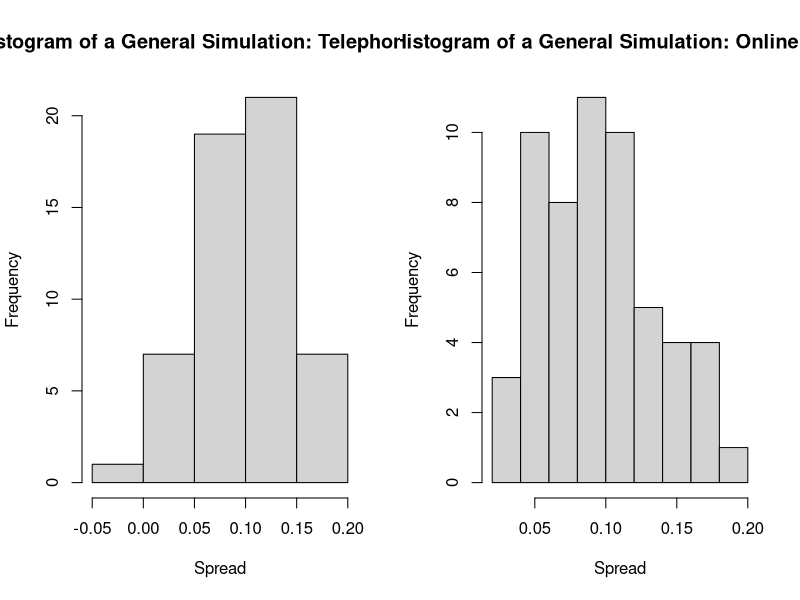

This chart was generated by the following R code: (Note: this script raises an error after producing the figure.)
set.seed(4596)

#creates simulated data 

##Inputs##

#NOS = a list of two integers that give Number Of Surveys for online and telephone (telephone first)
#SS =  a list of numbers (with telephone sample sizes first) of sample sizes of surveys
#TP =  a list of 4 probabilities (telephone probabilities listed first, and first probability of 2 is remain) 
#      being true probabilities a person is remain and leave for each category 

#Output##
#simulateddata = a 3 x length of SS dataframe with a column containing the type of study, 
# the sample sizes and the spread (remain proportions-leave proportions)

simulationfunction <- function(NOS,SS,TP){
  simulateddata <- data.frame(
    poll_type=c(rep("Telephone",NOS[1]),rep("Online",NOS[2])),
    samplesize=SS,
    spread=rep(0,NOS[1]+NOS[2])
  )
  for (i in 1:length(SS)){
    if (i <= NOS[1]){
      simmultinomdata <- rmultinom(1,as.integer(SS[i]),c(TP[1],TP[2],(1-TP[1]-TP[2])))
      remainprop <- simmultinomdata[1]/SS[i]
      leaveprop <- simmultinomdata[2]/SS[i]
      undecidedprop <- simmultinomdata[3]/SS[i]
      spreadprop <- remainprop-leaveprop
      simulateddata[i,3] <- spreadprop
    }else{
      simmultinomdata <- rmultinom(1,as.integer(SS[i]),c(TP[3],TP[4],(1-TP[3]-TP[4])))
      remainprop <- simmultinomdata[1]/SS[i]
      leaveprop <-simmultinomdata[2]/SS[i]
      undecidedprop <- simmultinomdata[3]/SS[i]
      spreadprop <- remainprop-leaveprop
      simulateddata[i,3] <- spreadprop
    }
  }
  return(simulateddata)
}



Averagesimulation <- simulationfunction(c(55,55),as.integer(rnorm(55+55,400,100)),c(0.4,0.3,0.4,0.3))

par(mfrow=c(1,2))
hist(Averagesimulation$spread[1:55],xlab="Spread",main="Histogram of a General Simulation: Telephone Data")
hist(Averagesimulation$spread[55:(55+55)],xlab="Spread",main="Histogram of a General Simulation: Online Data")




#T-test
#performs a 2 sample students t test on the inputed data
ttestfunction <- function(data){
  Onlinedata <- data[which(data$poll_type=="Online"),]
  Telephonedata <- data[which(data$poll_type=="Telephone"),]
  meanOnlinespread <- mean(Onlinedata$spread)
  meanTelephonespread <- mean(Telephonedata$spread)
  varianceOnlinespread <- sd(Onlinedata$spread)^2
  VarianceTelephonespread <- sd(Telephonedata$spread)^2
  ntelephone <- length(Telephonedata$spread)
  nonline <- length(Onlinedata$spread)
  pooledvariance <- ((nonline-1)*varianceOnlinespread+(ntelephone-1)*VarianceTelephonespread)/(nonline+ntelephone-2)
  Teststat <- (meanTelephonespread-meanOnlinespread)/(pooledvariance*sqrt((1/nonline)+(1/ntelephone)))
  pvalue <- pt(Teststat,nonline+ntelephone-2)
  if (pvalue > 0.5){
    pvalue <- 1-pvalue
  }
  pvalue <- 2*pvalue
  if (pvalue <= 0.05){
    return("Reject H0")
  }
  if(pvalue > 0.05){
    return("Accept H0")
  }
}

ttestfunction(simulationfunction(c(55,55),as.integer(rnorm(55+55,400,100)),c(0.4,0.3,0.4,0.3)))


#performs a randomization test on the inputed data
randomizationtestfunction <- function(data,noofrand=1000){
  Onlinedata <- data[which(data$poll_type=="Online"),]
  Telephonedata <- data[which(data$poll_type=="Telephone"),]
  allspreaddata <- data$spread
  ntelephone <- length(Telephonedata$spread)
  nonline <- length(Onlinedata$spread)
  nall <- length(allspreaddata)
  teststatorig <- mean(Telephonedata$spread)-mean(Onlinedata$spread)
  teststats <- rep(0,noofrand+1)
  for (i in 1:noofrand){
    randreorders <- sample(allspreaddata,nall,replace=F)
    randteststat <- mean(randreorders[1:ntelephone])-mean(randreorders[ntelephone+1:nonline])
    teststats[i] <- randteststat
  }
  teststats[noofrand+1] <- teststatorig
  pvalue <- length(teststats[teststats>=teststatorig])/length(teststats)
  if (pvalue>0.5){
    pvalue <- length(teststats[teststats<=teststatorig])/length(teststats)
  }
  pvalue <- 2*pvalue
  if (pvalue <= 0.05){
    return("Reject H0")
  }
  if(pvalue > 0.05){
    return("Accept H0")
  }
}






#The following code calculates the size and power of these tests by simulating data
#from different scenarios (listed below) 

#The first example below is commented and all others follow a similiar structure 

randomizations <- 70

#Large Sample Sizes 

#creates lists to store results of tests
resultsofttests_LargeSampleSizesTrue <- c()
resultsofttests_LargeSampleSizesFalse <- c()
resultsofrandomizationtests_LargeSampleSizesTrue <- c()
resultsofrandomizationtests_LargeSampleSizesFalse <- c()

for (i in 0:randomizations){
  #generates data where probabilites of remain and leave are the same  
  dataH0true <- simulationfunction(c(55,55),as.integer(rnorm(55+55,8000,100)),c(0.4,0.3,0.4,0.3))
  #generates data where probabilites of remain and leave are different 
  dataH0false <- simulationfunction(c(55,55),as.integer(rnorm(55+55,8000,100)),c(0.8,0.1,0.4,0.3))
  #runs the different tests on data and stores results
  resultsofttests_LargeSampleSizesTrue <- c(resultsofttests_LargeSampleSizesTrue,ttestfunction(dataH0true))
  resultsofttests_LargeSampleSizesFalse <- c(resultsofttests_LargeSampleSizesFalse,ttestfunction(dataH0false))
  resultsofrandomizationtests_LargeSampleSizesTrue <- c(resultsofrandomizationtests_LargeSampleSizesTrue,randomizationtestfunction(dataH0true))
  resultsofrandomizationtests_LargeSampleSizesFalse<- c(resultsofrandomizationtests_LargeSampleSizesFalse,randomizationtestfunction(dataH0false))
}

#takes proportions of results of tests to find power and size for different tests
powerofttest_LargeSampleSizes <- length(which(resultsofttests_LargeSampleSizesFalse=="Reject H0"))/length(resultsofttests_LargeSampleSizesFalse)
sizeofttest_LargeSampleSizes <- length(which(resultsofttests_LargeSampleSizesTrue=="Reject H0"))/length(resultsofttests_LargeSampleSizesTrue)
powerofrandomizationtest_LargeSampleSizes <- length(which(resultsofrandomizationtests_LargeSampleSizesFalse=="Reject H0"))/length(resultsofrandomizationtests_LargeSampleSizesFalse)
sizeofrandomizationtest_LargeSampleSizes <- length(which(resultsofrandomizationtests_LargeSampleSizesTrue=="Reject H0"))/length(resultsofrandomizationtests_LargeSampleSizesTrue)


#Small Sample Sizes 
resultsofttests_SmallSampleSizesTrue <- c()
resultsofttests_SmallSampleSizesFalse <- c()
resultsofrandomizationtests_SmallSampleSizesTrue <- c()
resultsofrandomizationtests_SmallSampleSizesFalse <- c()

for (i in 0:randomizations){
  dataH0true <- simulationfunction(c(55,55),as.integer(rnorm(55+55,25,4)),c(0.4,0.3,0.4,0.3))
  dataH0false <- simulationfunction(c(55,55),as.integer(rnorm(55+55,25,4)),c(0.8,0.1,0.4,0.3))
  resultsofttests_SmallSampleSizesTrue <- c(resultsofttests_SmallSampleSizesTrue,ttestfunction(dataH0true))
  resultsofttests_SmallSampleSizesFalse <- c(resultsofttests_SmallSampleSizesFalse,ttestfunction(dataH0false))
  resultsofrandomizationtests_SmallSampleSizesTrue <- c(resultsofrandomizationtests_SmallSampleSizesTrue,randomizationtestfunction(dataH0true))
  resultsofrandomizationtests_SmallSampleSizesFalse<- c(resultsofrandomizationtests_SmallSampleSizesFalse,randomizationtestfunction(dataH0false))
}

powerofttest_SmallSampleSizes <- length(which(resultsofttests_SmallSampleSizesFalse=="Reject H0"))/length(resultsofttests_SmallSampleSizesFalse)
sizeofttest_SmallSampleSizes <- length(which(resultsofttests_SmallSampleSizesTrue=="Reject H0"))/length(resultsofttests_SmallSampleSizesTrue)
powerofrandomizationtest_SmallSampleSizes <- length(which(resultsofrandomizationtests_SmallSampleSizesFalse=="Reject H0"))/length(resultsofrandomizationtests_SmallSampleSizesFalse)
sizeofrandomizationtest_SmallSampleSizes <- length(which(resultsofrandomizationtests_SmallSampleSizesTrue=="Reject H0"))/length(resultsofrandomizationtests_SmallSampleSizesTrue)



#Large Amount of Studies
resultsofttests_LargeStudiesTrue <- c()
resultsofttests_LargeStudiesFalse <- c()
resultsofrandomizationtests_LargeStudiesTrue <- c()
resultsofrandomizationtests_LargeStudiesFalse <- c()

for (i in 0:randomizations){
  dataH0true <- simulationfunction(c(70,70),as.integer(rnorm(70+70,400,100)),c(0.4,0.3,0.4,0.3))
  dataH0false <- simulationfunction(c(70,70),as.integer(rnorm(70+70,400,100)),c(0.8,0.1,0.4,0.3))
  resultsofttests_LargeStudiesTrue <- c(resultsofttests_LargeStudiesTrue,ttestfunction(dataH0true))
  resultsofttests_LargeStudiesFalse <- c(resultsofttests_LargeStudiesFalse,ttestfunction(dataH0false))
  resultsofrandomizationtests_LargeStudiesTrue <- c(resultsofrandomizationtests_LargeStudiesTrue,randomizationtestfunction(dataH0true))
  resultsofrandomizationtests_LargeStudiesFalse<- c(resultsofrandomizationtests_LargeStudiesFalse,randomizationtestfunction(dataH0false))
}

powerofttest_LargeStudies <- length(which(resultsofttests_LargeStudiesFalse=="Reject H0"))/length(resultsofttests_LargeStudiesFalse)
sizeofttest_LargeStudies <- length(which(resultsofttests_LargeStudiesTrue=="Reject H0"))/length(resultsofttests_LargeStudiesTrue)
powerofrandomizationtest_LargeStudies <- length(which(resultsofrandomizationtests_LargeStudiesFalse=="Reject H0"))/length(resultsofrandomizationtests_LargeStudiesFalse)
sizeofrandomizationtest_LargeStudies <- length(which(resultsofrandomizationtests_LargeStudiesTrue=="Reject H0"))/length(resultsofrandomizationtests_LargeStudiesTrue)


#Small Amount of Studies
resultsofttests_SmallStudiesTrue <- c()
resultsofttests_SmallStudiesFalse <- c()
resultsofrandomizationtests_SmallStudiesTrue <- c()
resultsofrandomizationtests_SmallStudiesFalse <- c()

for (i in 0:randomizations){
  dataH0true <- simulationfunction(c(20,20),as.integer(rnorm(40,400,100)),c(0.4,0.3,0.4,0.3))
  dataH0false <- simulationfunction(c(20,20),as.integer(rnorm(40,400,100)),c(0.8,0.1,0.4,0.3))
  resultsofttests_SmallStudiesTrue <- c(resultsofttests_SmallStudiesTrue,ttestfunction(dataH0true))
  resultsofttests_SmallStudiesFalse <- c(resultsofttests_SmallStudiesFalse,ttestfunction(dataH0false))
  resultsofrandomizationtests_SmallStudiesTrue <- c(resultsofrandomizationtests_SmallStudiesTrue,randomizationtestfunction(dataH0true))
  resultsofrandomizationtests_SmallStudiesFalse<- c(resultsofrandomizationtests_SmallStudiesFalse,randomizationtestfunction(dataH0false))
}

powerofttest_SmallStudies <- length(which(resultsofttests_SmallStudiesFalse=="Reject H0"))/length(resultsofttests_SmallStudiesFalse)
sizeofttest_SmallStudies <- length(which(resultsofttests_SmallStudiesTrue=="Reject H0"))/length(resultsofttests_SmallStudiesTrue)
powerofrandomizationtest_SmallStudies <- length(which(resultsofrandomizationtests_SmallStudiesFalse=="Reject H0"))/length(resultsofrandomizationtests_SmallStudiesFalse)
sizeofrandomizationtest_SmallStudies <- length(which(resultsofrandomizationtests_SmallStudiesTrue=="Reject H0"))/length(resultsofrandomizationtests_SmallStudiesTrue)


#Large Differences in Probability for Online and Telephone
resultsofttests_LargeProbTrue <- c()
resultsofttests_LargeProbFalse <- c()
resultsofrandomizationtests_LargeProbTrue <- c()
resultsofrandomizationtests_LargeProbFalse <- c()

for (i in 0:randomizations){
  dataH0true <- simulationfunction(c(55,55),as.integer(rnorm(55+55,400,100)),c(0.4,0.3,0.4,0.3))
  dataH0false <- simulationfunction(c(55,55),as.integer(rnorm(55+55,400,100)),c(0.8,0.1,0.1,0.8))
  resultsofttests_LargeProbTrue <- c(resultsofttests_LargeProbTrue,ttestfunction(dataH0true))
  resultsofttests_LargeProbFalse <- c(resultsofttests_LargeProbFalse,ttestfunction(dataH0false))
  resultsofrandomizationtests_LargeProbTrue <- c(resultsofrandomizationtests_LargeProbTrue,randomizationtestfunction(dataH0true))
  resultsofrandomizationtests_LargeProbFalse<- c(resultsofrandomizationtests_LargeProbFalse,randomizationtestfunction(dataH0false))
}

powerofttest_LargeProb <- length(which(resultsofttests_LargeProbFalse=="Reject H0"))/length(resultsofttests_LargeProbFalse)
sizeofttest_LargeProb <- length(which(resultsofttests_LargeProbTrue=="Reject H0"))/length(resultsofttests_LargeProbTrue)
powerofrandomizationtest_LargeProb <- length(which(resultsofrandomizationtests_LargeProbFalse=="Reject H0"))/length(resultsofrandomizationtests_LargeProbFalse)
sizeofrandomizationtest_LargeProb <- length(which(resultsofrandomizationtests_LargeProbTrue=="Reject H0"))/length(resultsofrandomizationtests_LargeProbTrue)

#Small Differences in Probability for Online and Telephone
resultsofttests_SmallProbTrue <- c()
resultsofttests_SmallProbFalse <- c()
resultsofrandomizationtests_SmallProbTrue <- c()
resultsofrandomizationtests_SmallProbFalse <- c()

for (i in 0:randomizations){
  dataH0true <- simulationfunction(c(55,55),as.integer(rnorm(55+55,400,100)),c(0.4,0.3,0.4,0.3))
  dataH0false <- simulationfunction(c(55,55),as.integer(rnorm(55+55,400,100)),c(0.45,0.3,0.3,0.45))
  resultsofttests_SmallProbTrue <- c(resultsofttests_SmallProbTrue,ttestfunction(dataH0true))
  resultsofttests_SmallProbFalse <- c(resultsofttests_SmallProbFalse,ttestfunction(dataH0false))
  resultsofrandomizationtests_SmallProbTrue <- c(resultsofrandomizationtests_SmallProbTrue,randomizationtestfunction(dataH0true))
  resultsofrandomizationtests_SmallProbFalse<- c(resultsofrandomizationtests_SmallProbFalse,randomizationtestfunction(dataH0false))
}

powerofttest_SmallProb <- length(which(resultsofttests_LargeProbFalse=="Reject H0"))/length(resultsofttests_LargeProbFalse)
sizeofttest_SmallProb <- length(which(resultsofttests_LargeProbTrue=="Reject H0"))/length(resultsofttests_LargeProbTrue)
powerofrandomizationtest_SmallProb <- length(which(resultsofrandomizationtests_SmallProbFalse=="Reject H0"))/length(resultsofrandomizationtests_SmallProbFalse)
sizeofrandomizationtest_SmallProb <- length(which(resultsofrandomizationtests_SmallProbTrue=="Reject H0"))/length(resultsofrandomizationtests_SmallProbTrue)

